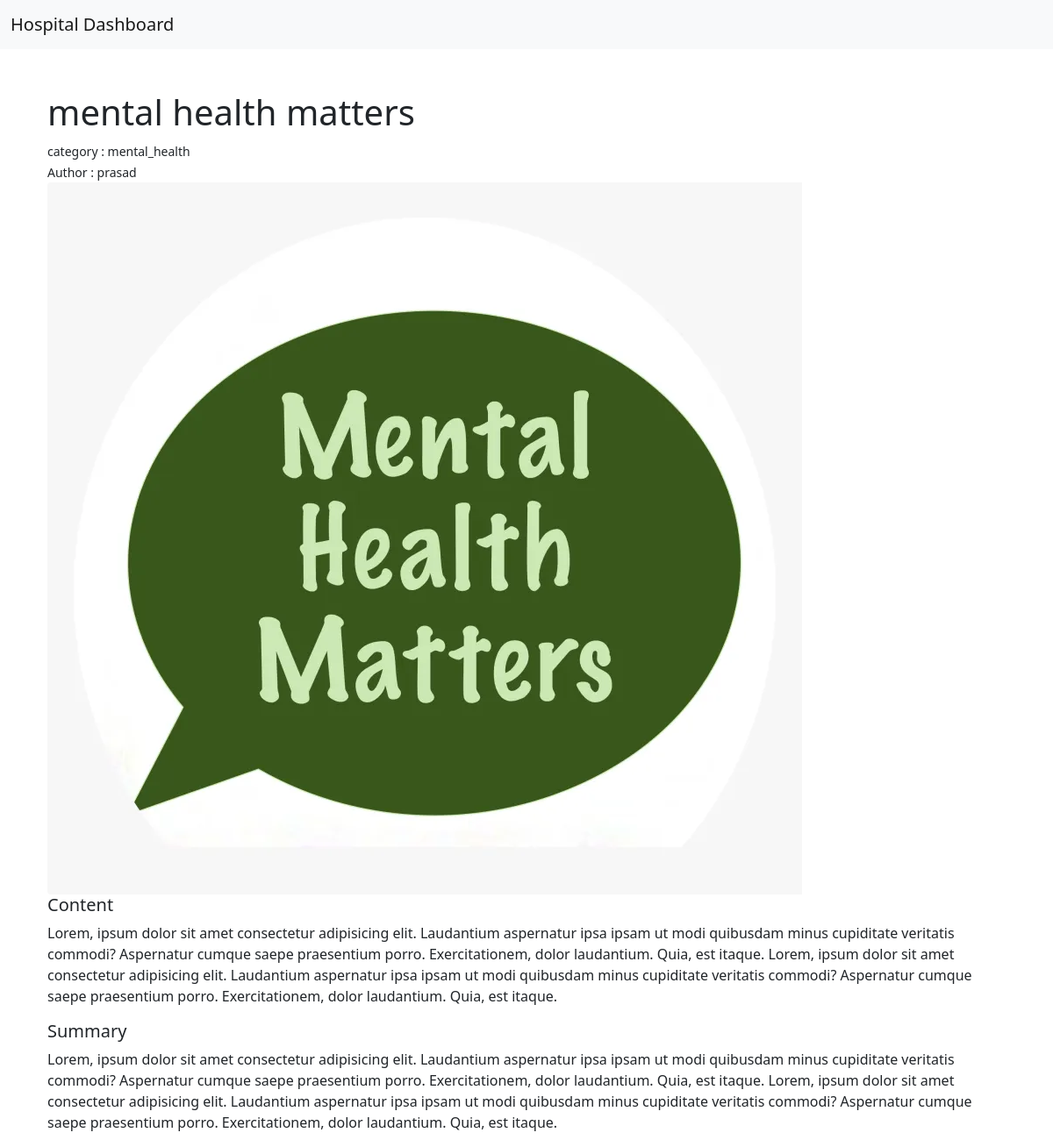
The page /blog/view/10/ on the database its author committed.
### Core/models.py (models this page shows)
class Blog(models.Model):
	doctor = models.ForeignKey(User, on_delete=models.CASCADE)
	category_choice = (
		("mental_health","Mental Health"),
		("heart_disease","Heart Disease"),
		("covid19","Covid19"),
		("immunization","Immunization")
	)
	category = models.CharField(max_length=25,choices=category_choice)
	title = models.CharField(max_length=50)
	image = models.ImageField(upload_to=getUploadPath)
	content = models.TextField()
	summary = models.TextField()
	status_choice = (
		("draft","Draft"),
		("published","Published"),
		("take_down","Take Down")
	)
	status = models.CharField(max_length=25,choices=status_choice)

class User(AbstractUser):
	phone = models.CharField(max_length=14, blank=True, null=True)
	profile = models.ImageField(default="https://img.freepik.com/premium-vector/account-icon-user-icon-vector-graphics_292645-552.jpg?w=740",upload_to=getPath)
	address = models.TextField()
	def __str__(self):
	    return self.username

### Core/views.py (the view)
# urls.py: path('blog/view/<int:pk>/', views.PostDetailView.as_view(), name='view_blog'),
class PostDetailView(DetailView):
    model = Blog
    template_name ='Core/detail.html'
    def get_context_data(self, **kwargs):
        context = super().get_context_data(**kwargs)
        print(context["blog"].doctor)
        return context

### templates/Core/detail.html (shortened to what this page needs)
{% extends 'Core/base.html' %}
{% block "codeblock" %}
<div class="container mt-5">
    <div class="container">
        <h1>{{object.title}}</h1>
        <small>category : {{object.category}}</small><br>
        <small>Author : {{blog.doctor.username}}</small>
    </div>
    <div class="container">
        <img src="{{object.image.url}}" class="img-fluid rounded-start" alt="...">
    </div>
    <div class="container">
        <h5>Content</h5>
        <p>{{object.content}}</p>
    </div>
    <div class="container">
        <h5>Summary</h5>
        <p>{{object.summary}}</p>
    </div>
</div>
{% endblock "codeblock" %}

### rows shown on the page
Blog: title "mental health matters", category "mental_health", doctor.username "prasad", image (picture), content "Lorem, ipsum dolor sit amet consectetur adipisicing elit. Laudantium aspernatur ipsa ipsam ut modi quibusdam minus cupiditate veritatis commodi? Aspernatur cumque saepe praesentium porro. Exercitationem, dolor laudantium. Quia, est itaque. Lorem, ipsum dolor sit amet consectetur adipisicing elit. Laudantium aspernatur ipsa ipsam ut modi quibusdam minus cupiditate veritatis commodi? Aspernatur cumque saepe praesentium porro. Exercitationem, dolor laudantium. Quia, est itaque.", summary "Lorem, ipsum dolor sit amet consectetur adipisicing elit. Laudantium aspernatur ipsa ipsam ut modi quibusdam minus cupiditate veritatis commodi? Aspernatur cumque saepe praesentium porro. Exercitationem, dolor laudantium. Quia, est itaque. Lorem, ipsum dolor sit amet consectetur adipisicing elit. Laudantium aspernatur ipsa ipsam ut modi quibusdam minus cupiditate veritatis commodi? Aspernatur cumque saepe praesentium porro. Exercitationem, dolor laudantium. Quia, est itaque."
